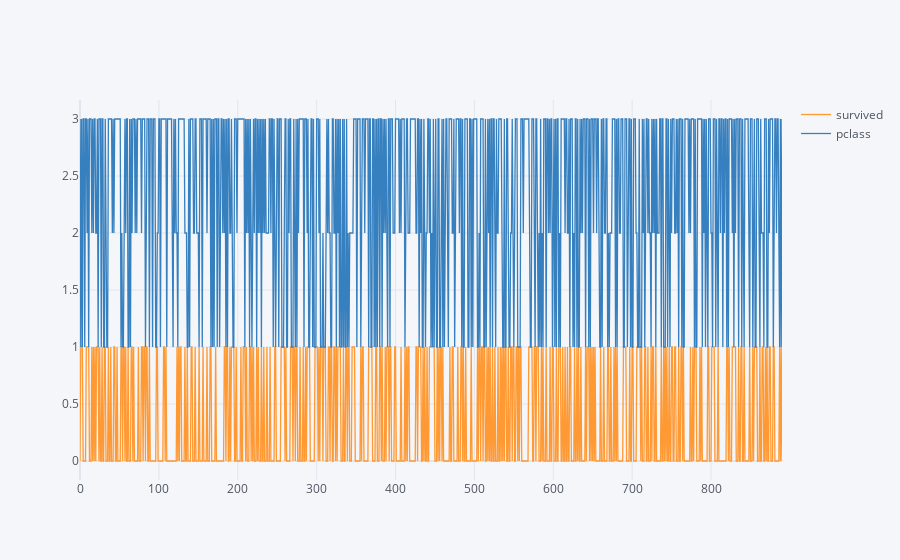

Here is the notebook cell this chart was saved with:
### Code cell
titanic[['survived','pclass']].iplot()

### Figure 1 — Plotly figure (JSON) as saved in the notebook; plotly's stock layout.template omitted (floating-point values rounded to 4 significant figures; data arrays with more than 128 entries replaced by an {"elided": "..."} marker saying what was removed)
{"data": [{"line": {"color": "rgba(255, 153, 51, 1.0)", "dash": "solid", "shape": "linear", "width": 1.3}, "mode": "lines", "name": "survived", "text": "", "type": "scatter", "x": {"elided": "891 int values"}, "y": {"elided": "891 int values"}}, {"line": {"color": "rgba(55, 128, 191, 1.0)", "dash": "solid", "shape": "linear", "width": 1.3}, "mode": "lines", "name": "pclass", "text": "", "type": "scatter", "x": {"elided": "891 int values"}, "y": {"elided": "891 int values"}}], "layout": {"legend": {"bgcolor": "#F5F6F9", "font": {"color": "#4D5663"}}, "paper_bgcolor": "#F5F6F9", "plot_bgcolor": "#F5F6F9", "title": {"font": {"color": "#4D5663"}}, "xaxis": {"gridcolor": "#E1E5ED", "showgrid": true, "tickfont": {"color": "#4D5663"}, "title": {"font": {"color": "#4D5663"}, "text": ""}, "zerolinecolor": "#E1E5ED"}, "yaxis": {"gridcolor": "#E1E5ED", "showgrid": true, "tickfont": {"color": "#4D5663"}, "title": {"font": {"color": "#4D5663"}, "text": ""}, "zerolinecolor": "#E1E5ED"}}}
